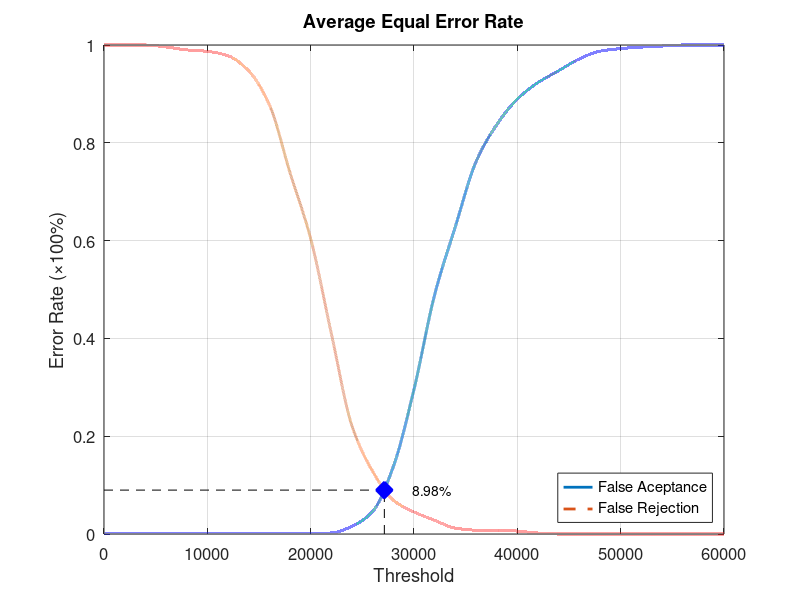
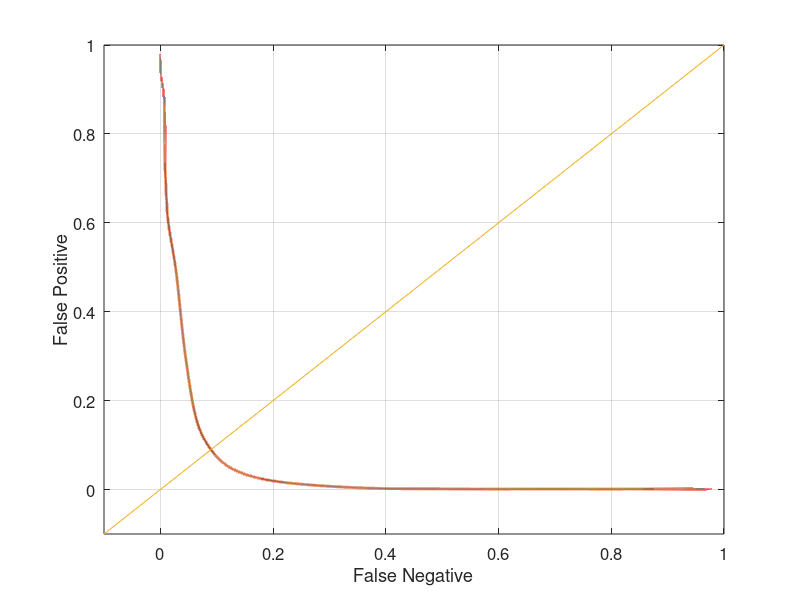

Recreate these plots in MATLAB, in order.
function yEER = Database2Average
close all;
clear;
clc;
x = 0:2000:60000;
xq = 0:0.5:60000;

y0 = [0 0.00105263 0.00105263 0.00105263 0.00105263 0.00105263 0.00105263 0.00105263 0.00105263 0.00105263 0.00105263 0.00210526 0.0157895 0.0463158 0.137895 0.295789 0.489474 0.628421 0.761053 0.836842 0.889474 0.923158 0.947368 0.971579 0.987368 0.992632 0.99579 0.997895 1 1 1];
yy0 = interp1(x, y0, xq, 'pchip');
y1 = [1 1 1 0.996 0.99 0.987 0.978 0.947 0.878 0.739 0.604 0.41 0.221 0.128 0.069 0.045 0.028 0.012 0.008 0.008 0.006 0.002 0 0 0 0 0 0 0 0 0];
yy1 = interp1(x, y1, xq, 'pchip');

% Calculating EER: 
y2 = abs(y0 - y1);
find(y2 == min(y2))
yy2 = abs(yy0 - yy1);
xEER = find(yy2 == min(yy2));
xEERIndex = xq(xEER) % X-axis EER
yEER = yy0(xEER) % Y-axis EER

main = figure
plot(xq, yy0,'-','LineWidth', 2);	hold on
plot(xq, yy1,'--','LineWidth', 2);	hold on
plot([xEERIndex xEERIndex], [0 yEER], 'k--');	hold on
plot([0 xEERIndex], [yEER yEER], 'k--');	hold on
plot(xEERIndex, yEER, 'bx', 'LineWidth', 10);	hold on
text(xEERIndex + 10 * xEERIndex / 100, yEER, [num2str(round((10000 * yEER)) / 100) '%'])
legend('False Aceptance', 'False Rejection', 'Location', 'SouthEast')
xlabel('Threshold')
ylabel('Error Rate (\times100%)')
title('Average Equal Error Rate')
set(gca, 'FontSize', 12)
axis([0 60000 0 1])
grid on

print(main, 'Database2AverageMain', '-dpng');
FNRxFPR = figure('Color', [1 1 1]);
plot(yy1, yy0, '-', yy1, yy0, 'LineWidth', 2);
hold on
y = -0.1:0.1:1
plot(y, y); 
set(gca, 'FontSize', 12)
xlabel('False Negative')
ylabel('False Positive')
axis([-0.1 1 -0.1 1])
set(gca, 'FontSize', 12)
grid on

print(FNRxFPR, 'Database2AverageFNRxFPR','-dpng');
end
